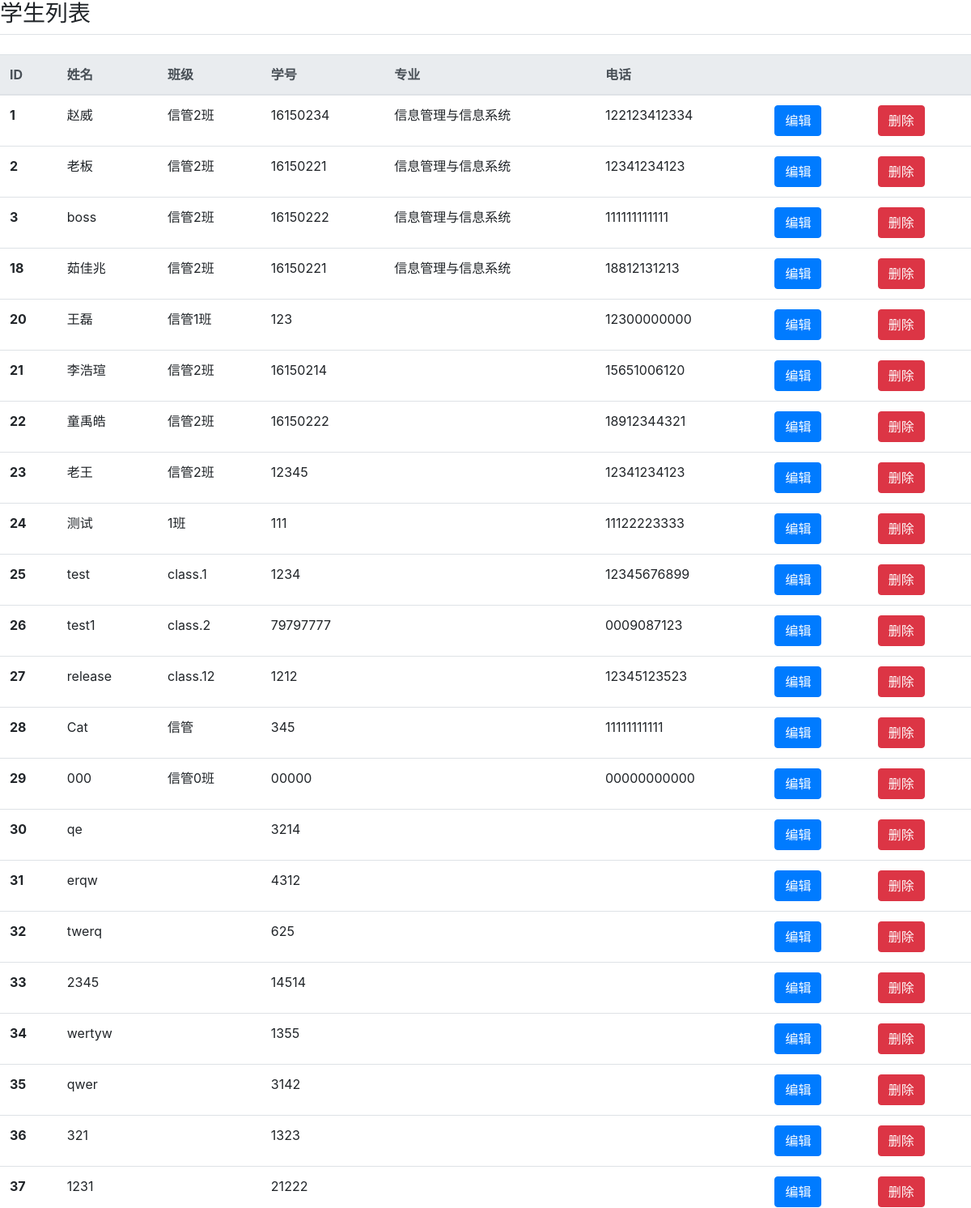
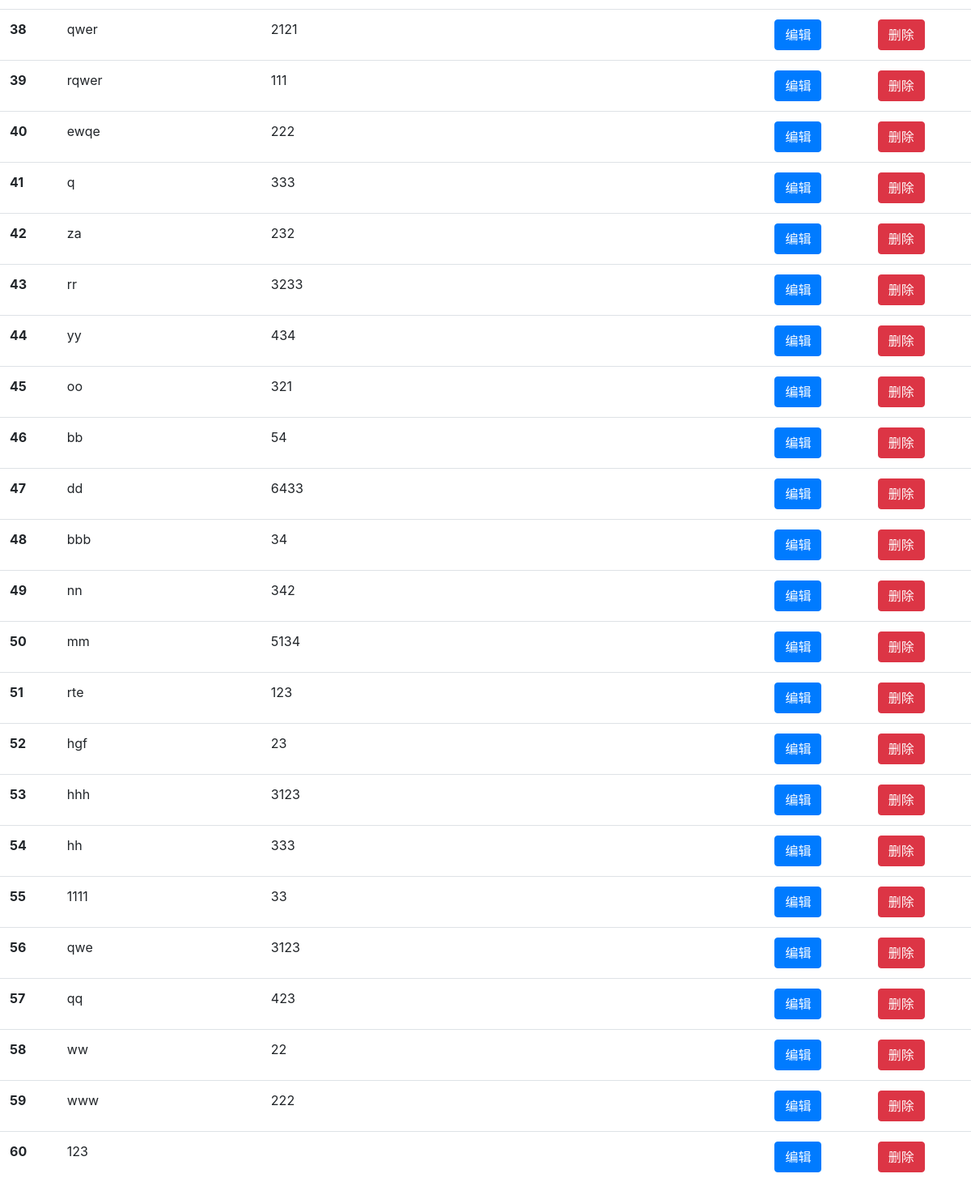
Page /stu_list.php (signed in) on the committed database (2 pictures, top to bottom).
### tables this page shows
CREATE TABLE `stu` (
  `id` int(10) NOT NULL AUTO_INCREMENT,
  `stuname` varchar(20) NOT NULL,
  `stusex` varchar(10) DEFAULT NULL,
  `stuid` char(20) DEFAULT NULL,
  `stuxy` varchar(20) DEFAULT NULL,
  `stuzy` varchar(20) DEFAULT NULL,
  `stuclass` varchar(20) DEFAULT NULL,
  `stutel` varchar(20) DEFAULT NULL,
  `stuaddress` varchar(50) DEFAULT NULL,
  `stuyear` varchar(10) DEFAULT NULL,
  `jg` varchar(20) DEFAULT NULL,
  `other` varchar(255) DEFAULT NULL,
  PRIMARY KEY (`id`)
);

### stu_list.php (the view, shortened to what this page needs)
<!DOCTYPE html PUBLIC "-//W3C//DTD XHTML 1.0 Transitional//EN" "http://www.w3.org/TR/xhtml1/DTD/xhtml1-transitional.dtd">
<html xmlns="http://www.w3.org/1999/xhtml">
<head>
	<link rel="stylesheet" href="css4/bootstrap.css">
</head>
<body>
	<div class="">
		<h3>学生列表</h3>
		<ul class="nav nav-tabs"></ul>
		<br>
		<table class="table">
			<thead class="thead-light">
				<tr>
					<th scope="col">ID</th>
					<th scope="col">姓名</th>
					<th scope="col">班级</th>
					<th scope="col">学号</th>
					<th scope="col">专业</th>
					<th scope="col">电话</th>
					<th scope="col" colspan="2"></th>
				</tr>
			</thead>
			<tbody>
				<?php
				require_once('conn.php');
				$sql="select * from stu";
				$result=mysqli_query($conn,$sql);
				$loginNum=mysqli_num_rows($result);
				for($i=0; $i<$loginNum; $i++){
					$row = mysqli_fetch_assoc($result);
					echo "<tr>";
					echo "<th scope='row'>{$row['id']}</th>";
					echo "<td>{$row['stuname']}</td>";
					echo "<td>{$row['stuclass']}</td>";
					echo "<td>{$row['stuid']}</td>";
					echo "<td>{$row['stuzy']}</td>";
					echo "<td>{$row['stutel']}</td>";
					echo "<td>
					<form action='stu_edit.php?id={$row['id']}' method='post' class='from-1'>
					<button type='submit' class='btn btn-primary'>编辑</button>
					</form>
					</td>";
					echo "<td>
					<form action='javascript:del({$row['id']})' method='post'>
					<button type='submit' class='btn btn-danger'>删除</button>
					</form>
					</td>";
					echo "</tr>";
				}
				?>
			</tbody>
		</table>
	</div>
</body>
</html>

### rows in the picture
stu: id "1", stuname "赵威", stuclass "信管2班", stuid "16150234", stuzy "信息管理与信息系统", stutel "122123412334"
stu: id "2", stuname "老板", stuclass "信管2班", stuid "16150221", stuzy "信息管理与信息系统", stutel "12341234123"
stu: id "3", stuname "boss", stuclass "信管2班", stuid "16150222", stuzy "信息管理与信息系统", stutel "111111111111"
stu: id "18", stuname "茹佳兆", stuclass "信管2班", stuid "16150221", stuzy "信息管理与信息系统", stutel "18812131213"
stu: id "20", stuname "王磊", stuclass "信管1班", stuid "123", stutel "12300000000"
stu: id "21", stuname "李浩瑄", stuclass "信管2班", stuid "16150214", stutel "15651006120"
stu: id "22", stuname "童禹皓", stuclass "信管2班", stuid "16150222", stutel "18912344321"
stu: id "23", stuname "老王", stuclass "信管2班", stuid "12345", stutel "12341234123"
stu: id "24", stuname "测试", stuclass "1班", stuid "111", stutel "11122223333"
stu: id "25", stuname "test", stuclass "class.1", stuid "1234", stutel "12345676899"
stu: id "26", stuname "test1", stuclass "class.2", stuid "79797777", stutel "0009087123"
stu: id "27", stuname "release", stuclass "class.12", stuid "1212", stutel "12345123523"
stu: id "28", stuname "Cat", stuclass "信管", stuid "345", stutel "11111111111"
stu: id "29", stuname "000", stuclass "信管0班", stuid "00000", stutel "00000000000"
stu: id "30", stuname "qe", stuid "3214"
stu: id "31", stuname "erqw", stuid "4312"
stu: id "32", stuname "twerq", stuid "625"
stu: id "33", stuname "2345", stuid "14514"
stu: id "34", stuname "wertyw", stuid "1355"
stu: id "35", stuname "qwer", stuid "3142"
stu: id "36", stuname "321", stuid "1323"
stu: id "37", stuname "1231", stuid "21222"
stu: id "38", stuname "qwer", stuid "2121"
stu: id "39", stuname "rqwer", stuid "111"
stu: id "40", stuname "ewqe", stuid "222"
stu: id "41", stuname "q", stuid "333"
stu: id "42", stuname "za", stuid "232"
stu: id "43", stuname "rr", stuid "3233"
stu: id "44", stuname "yy", stuid "434"
stu: id "45", stuname "oo", stuid "321"
stu: id "46", stuname "bb", stuid "54"
stu: id "47", stuname "dd", stuid "6433"
stu: id "48", stuname "bbb", stuid "34"
stu: id "49", stuname "nn", stuid "342"
stu: id "50", stuname "mm", stuid "5134"
stu: id "51", stuname "rte", stuid "123"
stu: id "52", stuname "hgf", stuid "23"
stu: id "53", stuname "hhh", stuid "3123"
stu: id "54", stuname "hh", stuid "333"
stu: id "55", stuname "1111", stuid "33"
stu: id "56", stuname "qwe", stuid "3123"
stu: id "57", stuname "qq", stuid "423"
stu: id "58", stuname "ww", stuid "22"
stu: id "59", stuname "www", stuid "222"
stu: id "60", stuname "123"
